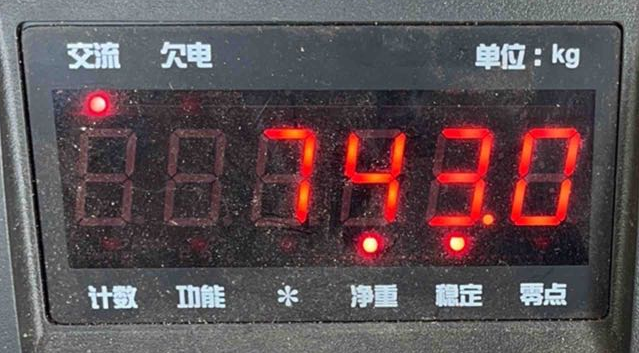
#> input picture ocr/1-1.png, 639 x 353 px
$ python adaptive_threshold.py
#> lines starting #> are read from the running program, lines starting #| are printed output that depends on the picture; after the words box and inside, x2 and y2 are one past the last pixel; in counts of white or black regions, pixels touching at a corner belong together
import cv2 as cv
from matplotlib import pyplot as plt

def adaptive_threshold():
    img = cv.imread('ocr/1-1.png')
#> img is the input picture: shape (353, 639, 3); mean B, G, R 82.2, 78.8, 92.6
    img_gray = cv.cvtColor(img, cv.COLOR_BGR2GRAY)
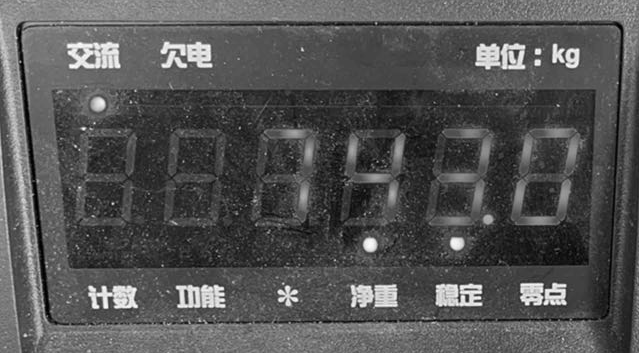
#> img_gray: shape (353, 639); min 0, max 253, mean 83.3
    # 中值滤波
    img_gray = cv.medianBlur(img_gray, 5)
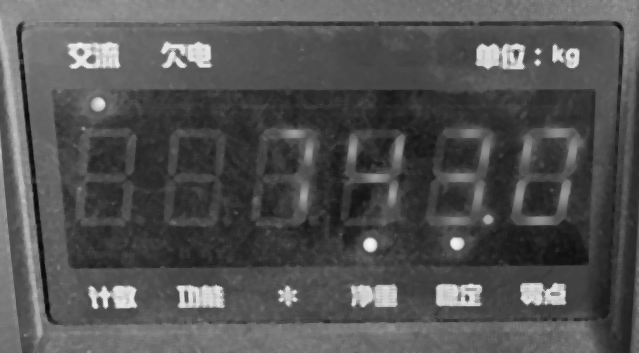
#> img_gray: shape (353, 639); min 8, max 246, mean 82.8
    ret, th1 = cv.threshold(img_gray, 97, 255, cv.THRESH_BINARY)
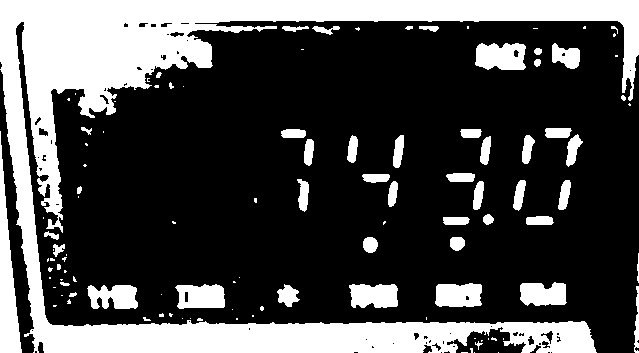
#> th1: shape (353, 639); 28.6% white; 110 white regions (59 under 20 px), largest, box (x1, y1, x2, y2) and area: (0, 0, 639, 353) 49155, (0, 131, 22, 353) 2273, (475, 43, 526, 70) 1159
    # 11 为 Block size,即邻域大小，用于计算阈值的窗口大小, 2 为 常数，可以理解为偏移量
    th2 = cv.adaptiveThreshold(img_gray, 255, cv.ADAPTIVE_THRESH_MEAN_C, cv.THRESH_BINARY, 11, 2)
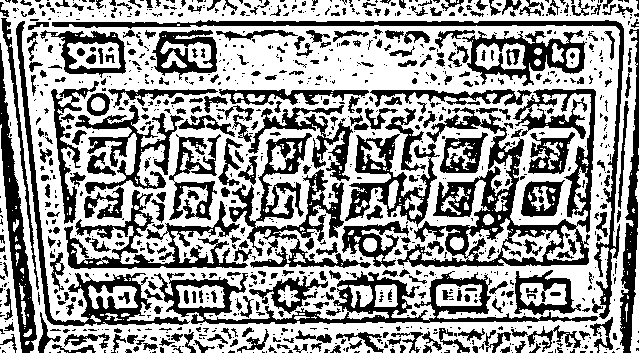
#> th2: shape (353, 639); 60.3% white; 1089 black regions (735 under 20 px), largest, box (x1, y1, x2, y2) and area: (397, 89, 596, 267) 9550, (154, 271, 598, 324) 5877, (229, 133, 371, 268) 4878
    th3 = cv.adaptiveThreshold(img_gray, 255, cv.ADAPTIVE_THRESH_GAUSSIAN_C, cv.THRESH_BINARY, 11, 2)
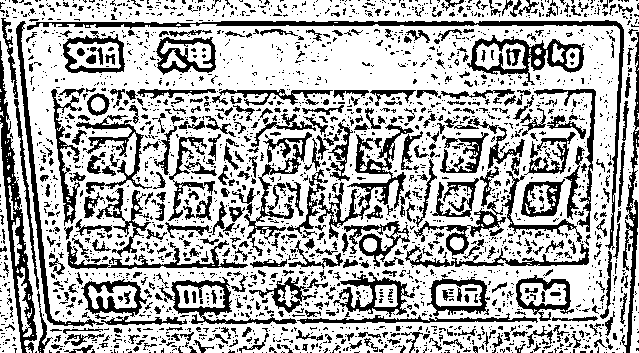
#> th3: shape (353, 639); 68.8% white; 2446 black regions (2004 under 20 px), largest, box (x1, y1, x2, y2) and area: (27, 20, 624, 250) 3328, (0, 41, 37, 353) 2704, (318, 124, 414, 239) 2119
    titles = ['Original Image', 'Global Thresholding (v = 127)', 'Adaptive Mean Thresholding',
              'Adaptive Gaussian Thresholding']
    img_rgb = cv.cvtColor(img, cv.COLOR_BGR2RGB)
    images = [img_rgb, th1, th2, th3]
    for i in range(4):
        plt.subplot(2, 2, i + 1), plt.imshow(images[i], 'gray')
        plt.title(titles[i])
        plt.xticks([]), plt.yticks([])
    plt.show()

adaptive_threshold()

$ run again, with ocr/1-10.png copied over ocr/1-1.png
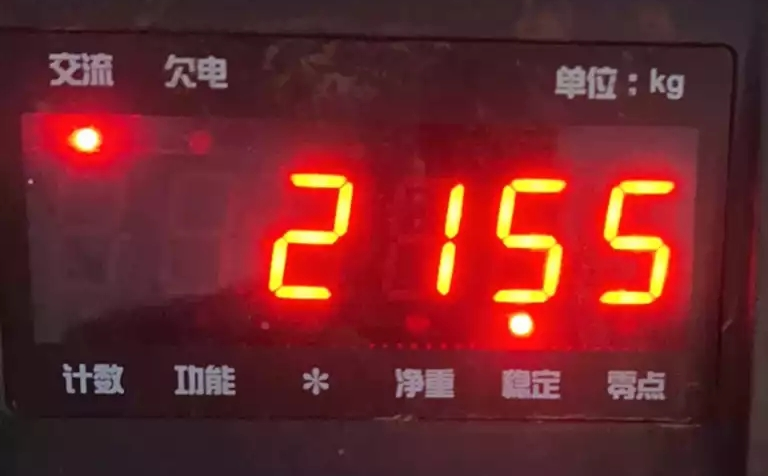
#> input picture ocr/1-10.png, 768 x 476 px
#> in adaptive_threshold, img is the input picture: shape (476, 768, 3); mean B, G, R 40.8, 38.2, 110.5
#> in adaptive_threshold, `ret, th1 = cv.threshold(img_gray, 97, 255, cv.THRESH_BINARY)`:
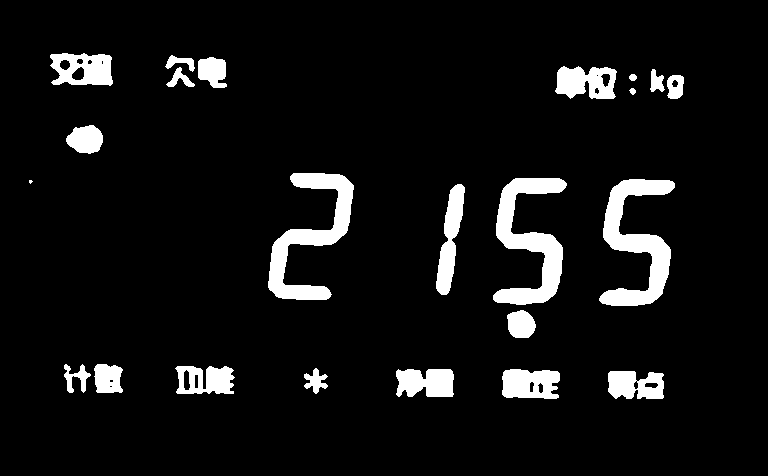
#> th1: shape (476, 768); 7.3% white; 23 white regions (1 under 20 px), largest, box (x1, y1, x2, y2) and area: (599, 179, 675, 306) 4103, (493, 178, 567, 305) 4055, (268, 173, 354, 300) 3884
#> th2: shape (476, 768); 85.2% white; 958 black regions (746 under 20 px), largest, box (x1, y1, x2, y2) and area: (0, 26, 738, 390) 5294, (488, 173, 573, 343) 4262, (594, 172, 682, 311) 3837
#> in adaptive_threshold, `th3 = cv.adaptiveThreshold(img_gray, 255, cv.ADAPTIVE_THRESH_GAUSSIAN_..`:
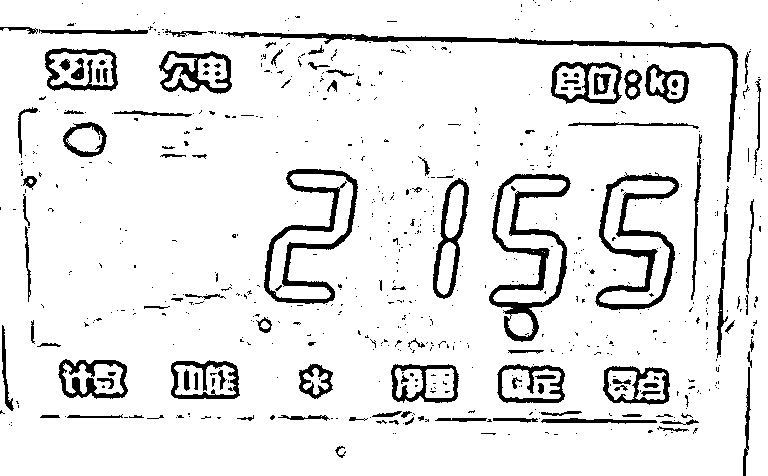
#> th3: shape (476, 768); 90.7% white; 681 black regions (566 under 20 px), largest, box (x1, y1, x2, y2) and area: (489, 174, 571, 342) 3261, (224, 32, 738, 182) 2827, (595, 172, 679, 310) 2824

$ run again, with ocr/1-11.png copied over ocr/1-1.png
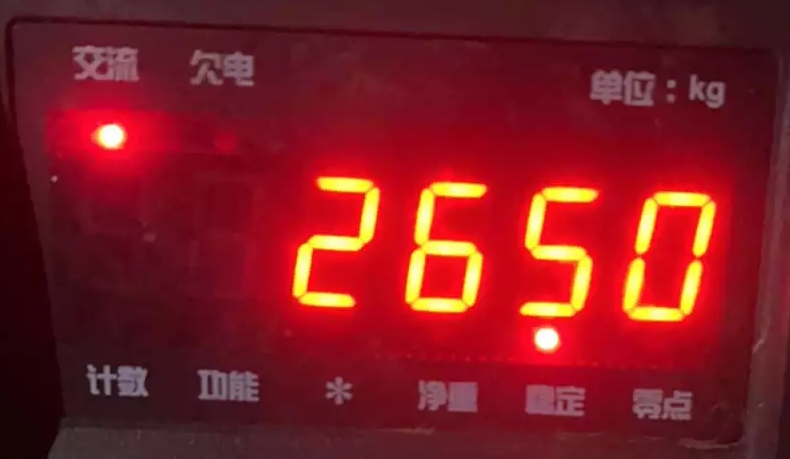
#> input picture ocr/1-11.png, 790 x 459 px
#> in adaptive_threshold, img is the input picture: shape (459, 790, 3); mean B, G, R 34.9, 27.9, 128.6
#> in adaptive_threshold, `ret, th1 = cv.threshold(img_gray, 97, 255, cv.THRESH_BINARY)`:
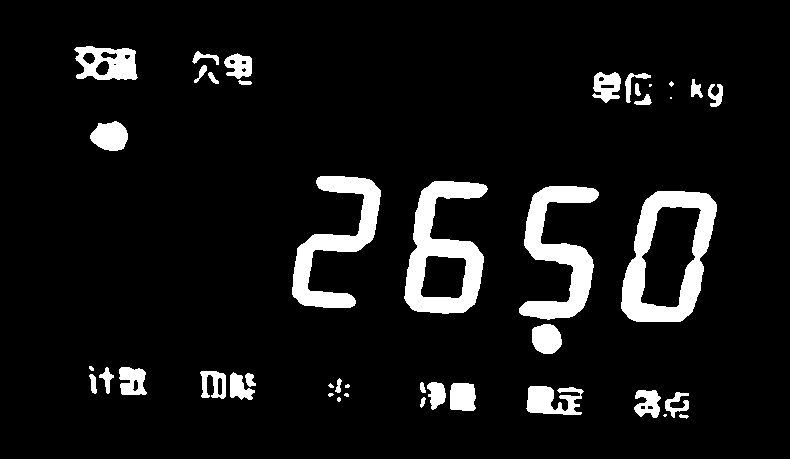
#> th1: shape (459, 790); 8.2% white; 43 white regions (10 under 20 px), largest, box (x1, y1, x2, y2) and area: (621, 191, 717, 322) 5441, (404, 181, 488, 314) 5221, (519, 186, 599, 320) 4512
#> th2: shape (459, 790); 85.6% white; 917 black regions (752 under 20 px), largest, box (x1, y1, x2, y2) and area: (5, 16, 655, 459) 5750, (510, 175, 605, 359) 4658, (617, 180, 724, 327) 4649
#> in adaptive_threshold, `th3 = cv.adaptiveThreshold(img_gray, 255, cv.ADAPTIVE_THRESH_GAUSSIAN_..`:
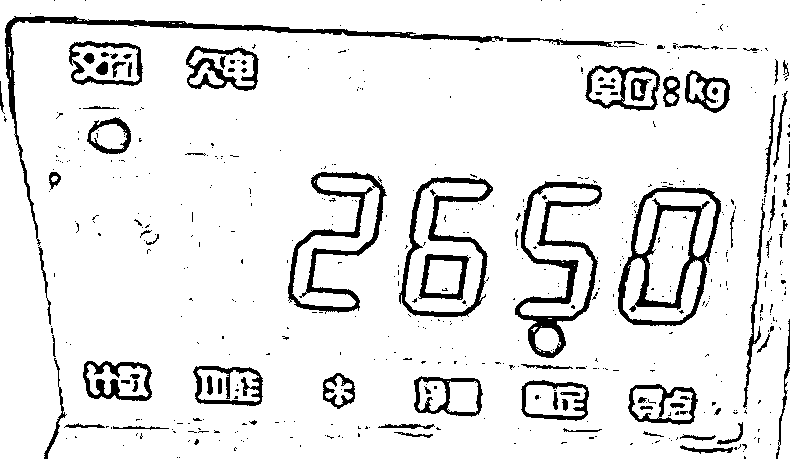
#> th3: shape (459, 790); 90.7% white; 541 black regions (454 under 20 px), largest, box (x1, y1, x2, y2) and area: (5, 16, 618, 246) 3765, (618, 186, 721, 326) 3563, (515, 181, 602, 358) 3451
